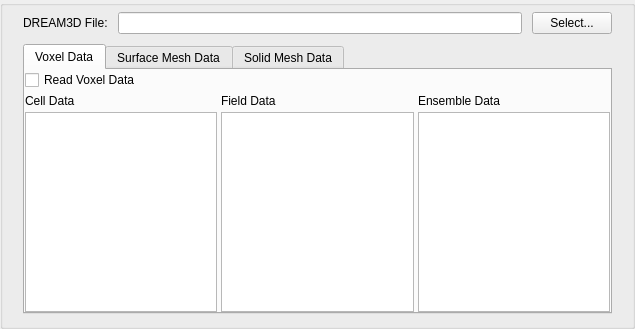
<?xml version="1.0" encoding="UTF-8"?>
<ui version="4.0">
 <class>QDataContainerReaderWidget</class>
 <widget class="QFilterWidget" name="QDataContainerReaderWidget">
  <property name="geometry">
   <rect>
    <x>0</x>
    <y>0</y>
    <width>635</width>
    <height>329</height>
   </rect>
  </property>
  <property name="windowTitle">
   <string>Form</string>
  </property>
  <property name="title">
   <string/>
  </property>
  <layout class="QGridLayout" name="gridLayout_3">
   <property name="leftMargin">
    <number>20</number>
   </property>
   <property name="topMargin">
    <number>6</number>
   </property>
   <property name="rightMargin">
    <number>20</number>
   </property>
   <property name="bottomMargin">
    <number>12</number>
   </property>
   <property name="spacing">
    <number>10</number>
   </property>
   <item row="0" column="0">
    <layout class="QHBoxLayout" name="horizontalLayout">
     <property name="topMargin">
      <number>0</number>
     </property>
     <item>
      <widget class="QLabel" name="label_4">
       <property name="text">
        <string>DREAM3D File:</string>
       </property>
      </widget>
     </item>
     <item>
      <widget class="QFSDropLineEdit" name="m_InputFile"/>
     </item>
     <item>
      <widget class="QPushButton" name="m_InputFileBtn">
       <property name="text">
        <string>Select...</string>
       </property>
      </widget>
     </item>
    </layout>
   </item>
   <item row="5" column="0">
    <widget class="QTabWidget" name="tabWidget">
     <property name="currentIndex">
      <number>0</number>
     </property>
     <widget class="QWidget" name="tab">
      <attribute name="title">
       <string>Voxel Data</string>
      </attribute>
      <layout class="QGridLayout" name="gridLayout">
       <property name="margin">
        <number>0</number>
       </property>
       <property name="spacing">
        <number>4</number>
       </property>
       <item row="1" column="0">
        <widget class="QLabel" name="label">
         <property name="text">
          <string>Cell Data</string>
         </property>
        </widget>
       </item>
       <item row="1" column="1">
        <widget class="QLabel" name="label_2">
         <property name="text">
          <string>Field Data</string>
         </property>
        </widget>
       </item>
       <item row="1" column="2">
        <widget class="QLabel" name="label_3">
         <property name="text">
          <string>Ensemble Data</string>
         </property>
        </widget>
       </item>
       <item row="2" column="0">
        <widget class="QListWidget" name="voxelCellDataList"/>
       </item>
       <item row="2" column="2">
        <widget class="QListWidget" name="voxelEnsembleDataList"/>
       </item>
       <item row="2" column="1">
        <widget class="QListWidget" name="voxelFieldDataList"/>
       </item>
       <item row="0" column="0">
        <widget class="QCheckBox" name="m_ReadVoxelData">
         <property name="text">
          <string>Read Voxel Data</string>
         </property>
        </widget>
       </item>
      </layout>
     </widget>
     <widget class="QWidget" name="tab_2">
      <attribute name="title">
       <string>Surface Mesh Data</string>
      </attribute>
      <widget class="QCheckBox" name="m_ReadSurfaceMeshData">
       <property name="geometry">
        <rect>
         <x>70</x>
         <y>0</y>
         <width>294</width>
         <height>20</height>
        </rect>
       </property>
       <property name="text">
        <string>Read Surface Mesh</string>
       </property>
      </widget>
     </widget>
     <widget class="QWidget" name="tab_3">
      <attribute name="title">
       <string>Solid Mesh Data</string>
      </attribute>
      <widget class="QCheckBox" name="m_ReadSolidMeshData">
       <property name="geometry">
        <rect>
         <x>390</x>
         <y>10</y>
         <width>589</width>
         <height>20</height>
        </rect>
       </property>
       <property name="text">
        <string>Read Solid Mesh</string>
       </property>
      </widget>
     </widget>
    </widget>
   </item>
  </layout>
 </widget>
 <customwidgets>
  <customwidget>
   <class>QFSDropLineEdit</class>
   <extends>QLineEdit</extends>
   <header location="global">QFSDropLineEdit.h</header>
  </customwidget>
  <customwidget>
   <class>QFilterWidget</class>
   <extends>QGroupBox</extends>
   <header location="global">QFilterWidget.h</header>
   <container>1</container>
  </customwidget>
 </customwidgets>
 <resources/>
 <connections/>
</ui>
